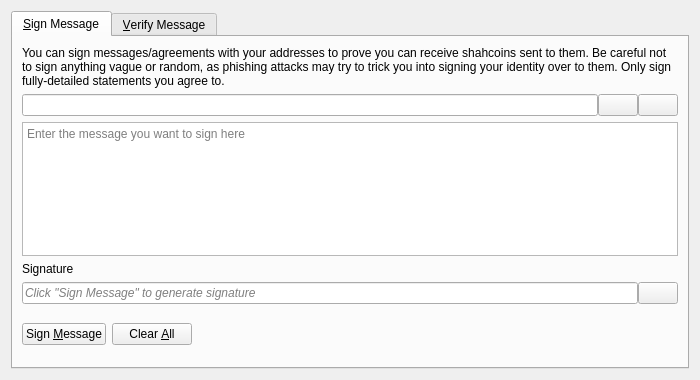
<?xml version="1.0" encoding="UTF-8"?>
<ui version="4.0">
 <class>SignVerifyMessageDialog</class>
 <widget class="QDialog" name="SignVerifyMessageDialog">
  <property name="geometry">
   <rect>
    <x>0</x>
    <y>0</y>
    <width>700</width>
    <height>380</height>
   </rect>
  </property>
  <property name="windowTitle">
   <string>Signatures - Sign / Verify a Message</string>
  </property>
  <property name="modal">
   <bool>true</bool>
  </property>
  <layout class="QVBoxLayout" name="verticalLayout">
   <item>
    <widget class="QTabWidget" name="tabWidget">
     <property name="currentIndex">
      <number>0</number>
     </property>
     <widget class="QWidget" name="tabSignMessage">
      <attribute name="title">
       <string>&amp;Sign Message</string>
      </attribute>
      <layout class="QVBoxLayout" name="verticalLayout_SM">
       <item>
        <widget class="QLabel" name="infoLabel_SM">
         <property name="text">
          <string>You can sign messages/agreements with your addresses to prove you can receive shahcoins sent to them. Be careful not to sign anything vague or random, as phishing attacks may try to trick you into signing your identity over to them. Only sign fully-detailed statements you agree to.</string>
         </property>
         <property name="textFormat">
          <enum>Qt::PlainText</enum>
         </property>
         <property name="wordWrap">
          <bool>true</bool>
         </property>
        </widget>
       </item>
       <item>
        <layout class="QHBoxLayout" name="horizontalLayout_1_SM">
         <property name="spacing">
          <number>0</number>
         </property>
         <item>
          <widget class="QValidatedLineEdit" name="addressIn_SM">
           <property name="toolTip">
            <string>The Shahcoin address to sign the message with</string>
           </property>
          </widget>
         </item>
         <item>
          <widget class="QPushButton" name="addressBookButton_SM">
           <property name="toolTip">
            <string>Choose previously used address</string>
           </property>
           <property name="text">
            <string/>
           </property>
           <property name="icon">
            <iconset resource="../shahcoin.qrc">
             <normaloff>:/icons/address-book</normaloff>:/icons/address-book</iconset>
           </property>
           <property name="shortcut">
            <string>Alt+A</string>
           </property>
           <property name="autoDefault">
            <bool>false</bool>
           </property>
          </widget>
         </item>
         <item>
          <widget class="QPushButton" name="pasteButton_SM">
           <property name="toolTip">
            <string>Paste address from clipboard</string>
           </property>
           <property name="text">
            <string/>
           </property>
           <property name="icon">
            <iconset resource="../shahcoin.qrc">
             <normaloff>:/icons/editpaste</normaloff>:/icons/editpaste</iconset>
           </property>
           <property name="shortcut">
            <string>Alt+P</string>
           </property>
           <property name="autoDefault">
            <bool>false</bool>
           </property>
          </widget>
         </item>
        </layout>
       </item>
       <item>
        <widget class="QPlainTextEdit" name="messageIn_SM">
         <property name="toolTip">
          <string>Enter the message you want to sign here</string>
         </property>
         <property name="placeholderText">
          <string>Enter the message you want to sign here</string>
         </property>
        </widget>
       </item>
       <item>
        <widget class="QLabel" name="signatureLabel_SM">
         <property name="text">
          <string>Signature</string>
         </property>
         <property name="textFormat">
          <enum>Qt::PlainText</enum>
         </property>
        </widget>
       </item>
       <item>
        <layout class="QHBoxLayout" name="horizontalLayout_2_SM">
         <property name="spacing">
          <number>0</number>
         </property>
         <item>
          <widget class="QLineEdit" name="signatureOut_SM">
           <property name="placeholderText">
            <string>Click "Sign Message" to generate signature</string>
           </property>
           <property name="font">
            <font>
             <italic>true</italic>
            </font>
           </property>
           <property name="readOnly">
            <bool>true</bool>
           </property>
          </widget>
         </item>
         <item>
          <widget class="QPushButton" name="copySignatureButton_SM">
           <property name="toolTip">
            <string>Copy the current signature to the system clipboard</string>
           </property>
           <property name="text">
            <string/>
           </property>
           <property name="icon">
            <iconset resource="../shahcoin.qrc">
             <normaloff>:/icons/editcopy</normaloff>:/icons/editcopy</iconset>
           </property>
           <property name="autoDefault">
            <bool>false</bool>
           </property>
          </widget>
         </item>
        </layout>
       </item>
       <item>
        <layout class="QHBoxLayout" name="horizontalLayout_3_SM">
         <item>
          <widget class="QPushButton" name="signMessageButton_SM">
           <property name="toolTip">
            <string>Sign the message to prove you own this Shahcoin address</string>
           </property>
           <property name="text">
            <string>Sign &amp;Message</string>
           </property>
           <property name="icon">
            <iconset resource="../shahcoin.qrc">
             <normaloff>:/icons/edit</normaloff>:/icons/edit</iconset>
           </property>
           <property name="autoDefault">
            <bool>false</bool>
           </property>
          </widget>
         </item>
         <item>
          <widget class="QPushButton" name="clearButton_SM">
           <property name="toolTip">
            <string>Reset all sign message fields</string>
           </property>
           <property name="text">
            <string>Clear &amp;All</string>
           </property>
           <property name="icon">
            <iconset resource="../shahcoin.qrc">
             <normaloff>:/icons/remove</normaloff>:/icons/remove</iconset>
           </property>
           <property name="autoDefault">
            <bool>false</bool>
           </property>
          </widget>
         </item>
         <item>
          <spacer name="horizontalSpacer_1_SM">
           <property name="orientation">
            <enum>Qt::Horizontal</enum>
           </property>
           <property name="sizeHint" stdset="0">
            <size>
             <width>40</width>
             <height>48</height>
            </size>
           </property>
          </spacer>
         </item>
         <item>
          <widget class="QLabel" name="statusLabel_SM">
           <property name="font">
            <font>
             <weight>75</weight>
             <bold>true</bold>
            </font>
           </property>
           <property name="text">
            <string/>
           </property>
           <property name="wordWrap">
            <bool>true</bool>
           </property>
          </widget>
         </item>
         <item>
          <spacer name="horizontalSpacer_2_SM">
           <property name="orientation">
            <enum>Qt::Horizontal</enum>
           </property>
           <property name="sizeHint" stdset="0">
            <size>
             <width>40</width>
             <height>48</height>
            </size>
           </property>
          </spacer>
         </item>
        </layout>
       </item>
      </layout>
     </widget>
     <widget class="QWidget" name="tabVerifyMessage">
      <attribute name="title">
       <string>&amp;Verify Message</string>
      </attribute>
      <layout class="QVBoxLayout" name="verticalLayout_VM">
       <item>
        <widget class="QLabel" name="infoLabel_VM">
         <property name="text">
          <string>Enter the receiver's address, message (ensure you copy line breaks, spaces, tabs, etc. exactly) and signature below to verify the message. Be careful not to read more into the signature than what is in the signed message itself, to avoid being tricked by a man-in-the-middle attack. Note that this only proves the signing party receives with the address, it cannot prove sendership of any transaction!</string>
         </property>
         <property name="textFormat">
          <enum>Qt::PlainText</enum>
         </property>
         <property name="alignment">
          <set>Qt::AlignLeading|Qt::AlignLeft|Qt::AlignTop</set>
         </property>
         <property name="wordWrap">
          <bool>true</bool>
         </property>
        </widget>
       </item>
       <item>
        <layout class="QHBoxLayout" name="horizontalLayout_1_VM">
         <property name="spacing">
          <number>0</number>
         </property>
         <item>
          <widget class="QValidatedLineEdit" name="addressIn_VM">
           <property name="toolTip">
            <string>The Shahcoin address the message was signed with</string>
           </property>
          </widget>
         </item>
         <item>
          <widget class="QPushButton" name="addressBookButton_VM">
           <property name="toolTip">
            <string>Choose previously used address</string>
           </property>
           <property name="text">
            <string/>
           </property>
           <property name="icon">
            <iconset resource="../shahcoin.qrc">
             <normaloff>:/icons/address-book</normaloff>:/icons/address-book</iconset>
           </property>
           <property name="shortcut">
            <string>Alt+A</string>
           </property>
           <property name="autoDefault">
            <bool>false</bool>
           </property>
          </widget>
         </item>
        </layout>
       </item>
       <item>
        <widget class="QPlainTextEdit" name="messageIn_VM">
          <property name="toolTip">
            <string>The signed message to verify</string>
          </property>
          <property name="placeholderText">
            <string>The signed message to verify</string>
          </property>
        </widget>
       </item>
       <item>
        <widget class="QValidatedLineEdit" name="signatureIn_VM">
          <property name="toolTip">
            <string>The signature given when the message was signed</string>
          </property>
          <property name="placeholderText">
            <string>The signature given when the message was signed</string>
          </property>
        </widget>
       </item>
       <item>
        <layout class="QHBoxLayout" name="horizontalLayout_2_VM">
         <item>
          <widget class="QPushButton" name="verifyMessageButton_VM">
           <property name="toolTip">
            <string>Verify the message to ensure it was signed with the specified Shahcoin address</string>
           </property>
           <property name="text">
            <string>Verify &amp;Message</string>
           </property>
           <property name="icon">
            <iconset resource="../shahcoin.qrc">
             <normaloff>:/icons/transaction_0</normaloff>:/icons/transaction_0</iconset>
           </property>
           <property name="autoDefault">
            <bool>false</bool>
           </property>
          </widget>
         </item>
         <item>
          <widget class="QPushButton" name="clearButton_VM">
           <property name="toolTip">
            <string>Reset all verify message fields</string>
           </property>
           <property name="text">
            <string>Clear &amp;All</string>
           </property>
           <property name="icon">
            <iconset resource="../shahcoin.qrc">
             <normaloff>:/icons/remove</normaloff>:/icons/remove</iconset>
           </property>
           <property name="autoDefault">
            <bool>false</bool>
           </property>
          </widget>
         </item>
         <item>
          <spacer name="horizontalSpacer_1_VM">
           <property name="orientation">
            <enum>Qt::Horizontal</enum>
           </property>
           <property name="sizeHint" stdset="0">
            <size>
             <width>40</width>
             <height>48</height>
            </size>
           </property>
          </spacer>
         </item>
         <item>
          <widget class="QLabel" name="statusLabel_VM">
           <property name="font">
            <font>
             <weight>75</weight>
             <bold>true</bold>
            </font>
           </property>
           <property name="text">
            <string/>
           </property>
           <property name="wordWrap">
            <bool>true</bool>
           </property>
          </widget>
         </item>
         <item>
          <spacer name="horizontalSpacer_2_VM">
           <property name="orientation">
            <enum>Qt::Horizontal</enum>
           </property>
           <property name="sizeHint" stdset="0">
            <size>
             <width>40</width>
             <height>48</height>
            </size>
           </property>
          </spacer>
         </item>
        </layout>
       </item>
      </layout>
     </widget>
    </widget>
   </item>
  </layout>
 </widget>
 <customwidgets>
  <customwidget>
   <class>QValidatedLineEdit</class>
   <extends>QLineEdit</extends>
   <header>qt/qvalidatedlineedit.h</header>
  </customwidget>
 </customwidgets>
 <resources>
  <include location="../shahcoin.qrc"/>
 </resources>
 <connections/>
</ui>
